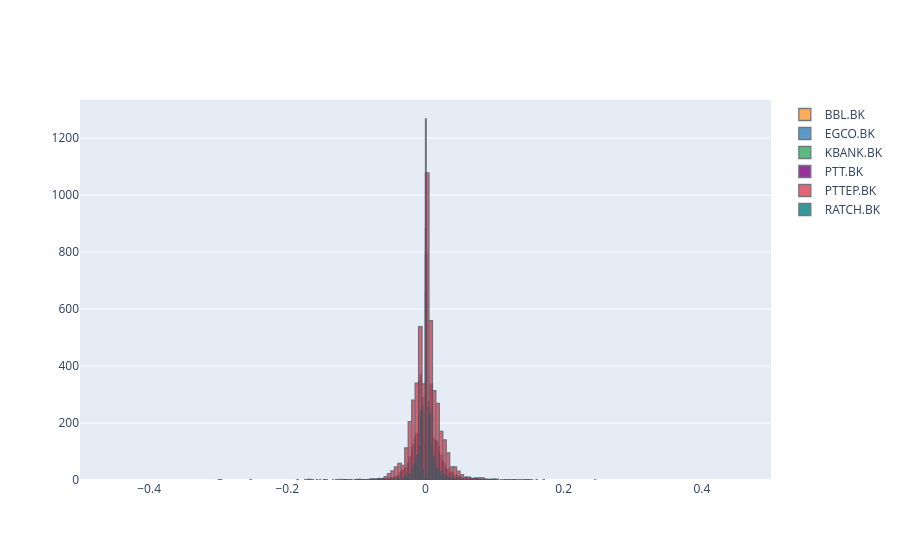

The code cell stored with this chart in its notebook:
### Code cell
layout = go.Layout(
        xaxis=dict(
            range=[-0.5, 0.5]
        )
    )

df3.iplot(kind='histogram', layout = layout)

### Figure 1 — Plotly figure (JSON) as saved in the notebook; plotly's stock layout.template omitted (floating-point values rounded to 4 significant figures; data arrays with more than 128 entries replaced by an {"elided": "..."} marker saying what was removed)
{"data": [{"histfunc": "count", "histnorm": "", "marker": {"color": "rgba(255, 153, 51, 1.0)", "line": {"color": "#4D5663", "width": 1.3}}, "name": "BBL.BK", "opacity": 0.8, "orientation": "v", "type": "histogram", "x": {"elided": "4895 float values"}}, {"histfunc": "count", "histnorm": "", "marker": {"color": "rgba(55, 128, 191, 1.0)", "line": {"color": "#4D5663", "width": 1.3}}, "name": "EGCO.BK", "opacity": 0.8, "orientation": "v", "type": "histogram", "x": {"elided": "4895 float values"}}, {"histfunc": "count", "histnorm": "", "marker": {"color": "rgba(50, 171, 96, 1.0)", "line": {"color": "#4D5663", "width": 1.3}}, "name": "KBANK.BK", "opacity": 0.8, "orientation": "v", "type": "histogram", "x": {"elided": "4895 float values"}}, {"histfunc": "count", "histnorm": "", "marker": {"color": "rgba(128, 0, 128, 1.0)", "line": {"color": "#4D5663", "width": 1.3}}, "name": "PTT.BK", "opacity": 0.8, "orientation": "v", "type": "histogram", "x": {"elided": "4895 float values"}}, {"histfunc": "count", "histnorm": "", "marker": {"color": "rgba(219, 64, 82, 1.0)", "line": {"color": "#4D5663", "width": 1.3}}, "name": "PTTEP.BK", "opacity": 0.8, "orientation": "v", "type": "histogram", "x": {"elided": "4895 float values"}}, {"histfunc": "count", "histnorm": "", "marker": {"color": "rgba(0, 128, 128, 1.0)", "line": {"color": "#4D5663", "width": 1.3}}, "name": "RATCH.BK", "opacity": 0.8, "orientation": "v", "type": "histogram", "x": {"elided": "4895 float values"}}], "layout": {"barmode": "overlay", "xaxis": {"range": [-0.5, 0.5]}}}
